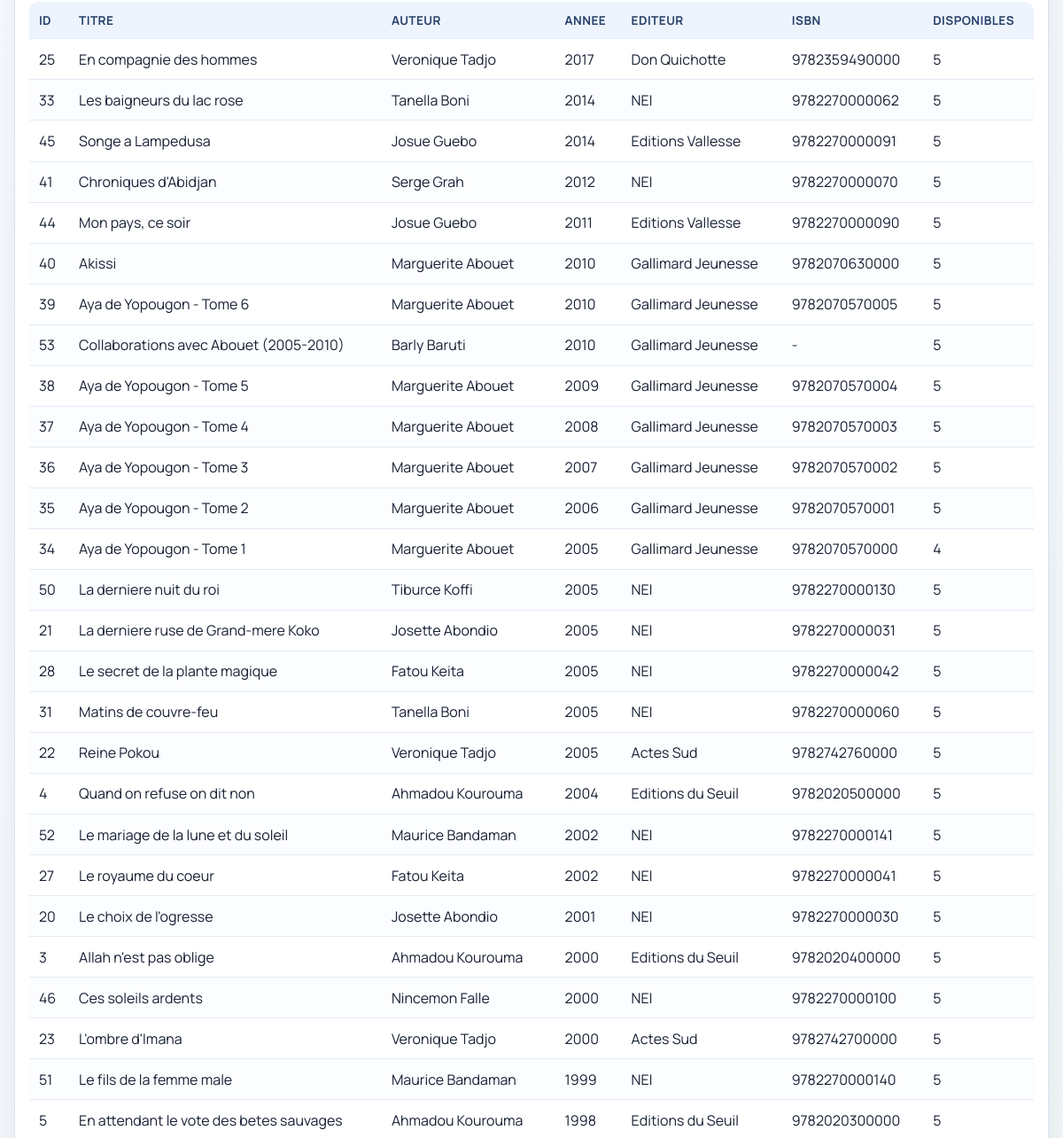
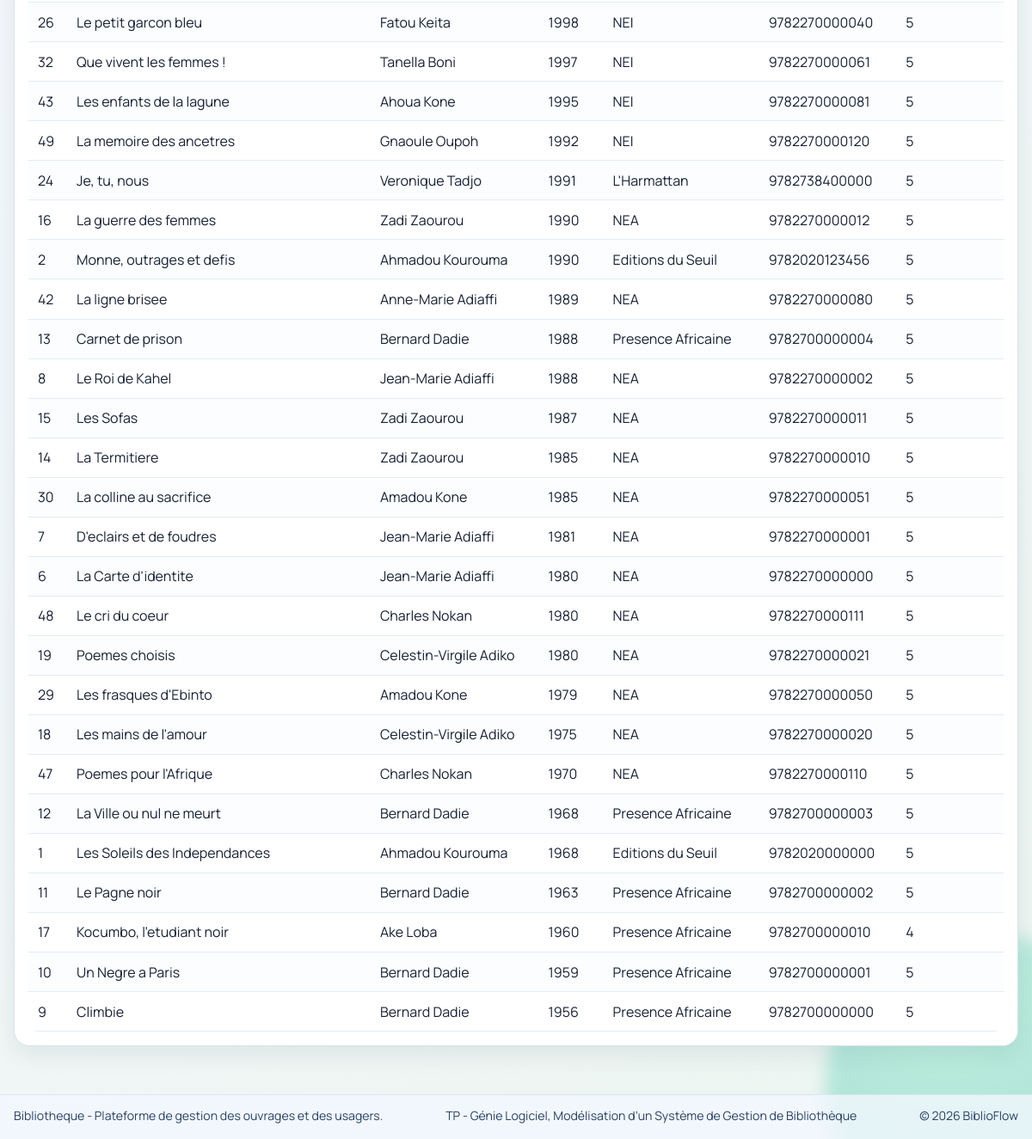
The page /catalog (signed in, lower part) on the database as committed earlier (2 pictures, top to bottom).
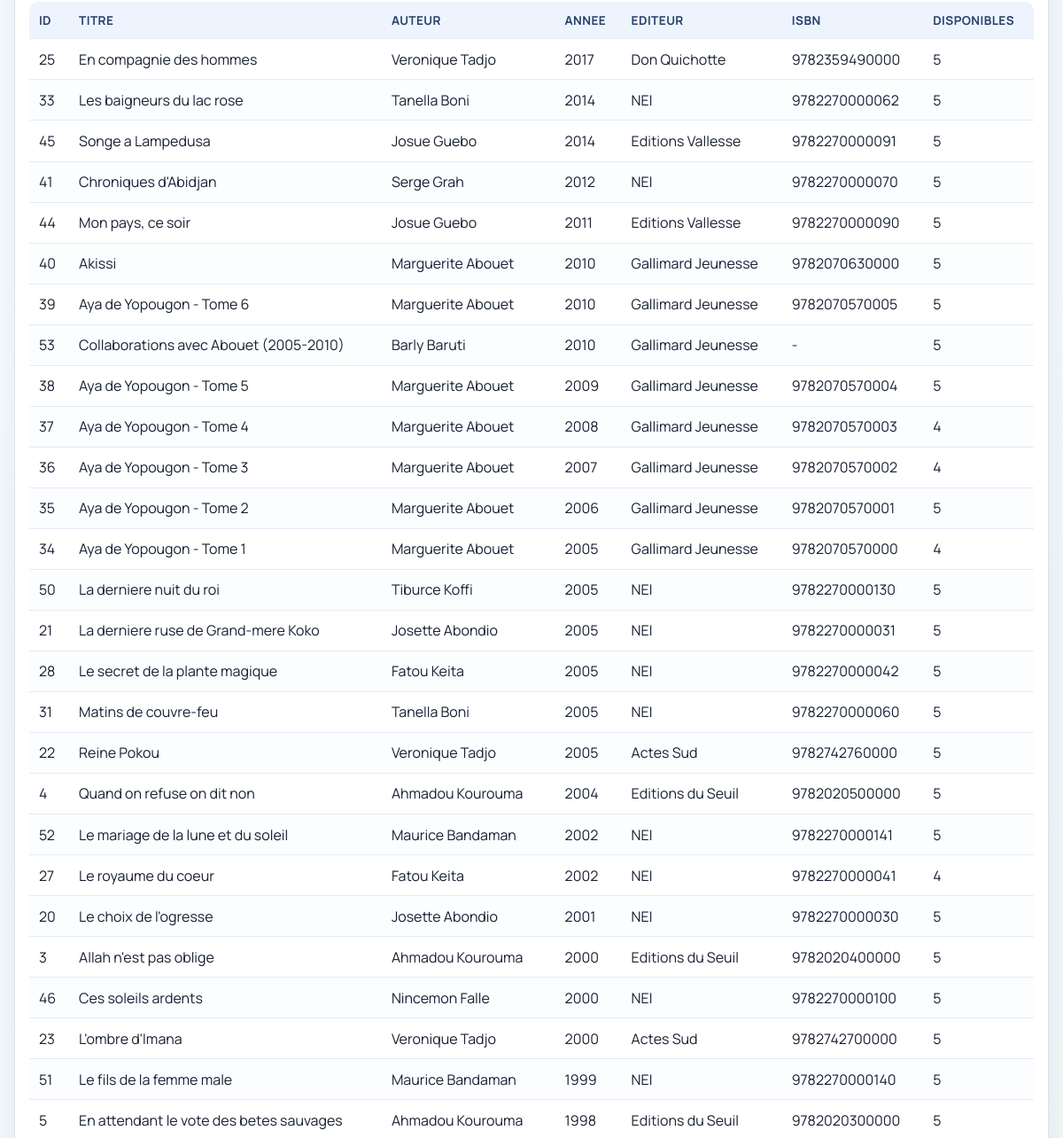
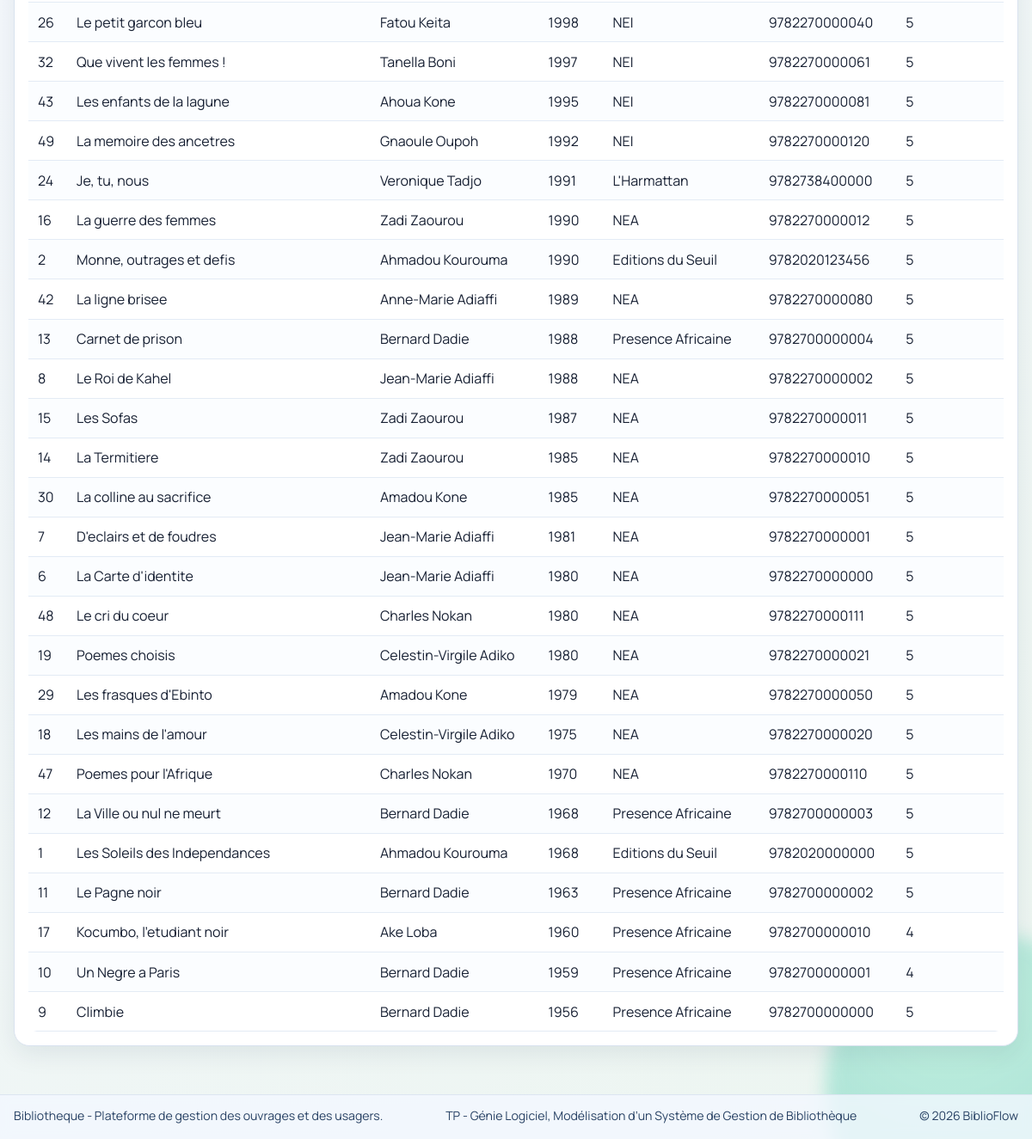
The same page on the database as committed later (2 pictures, top to bottom).
### tables this page shows
CREATE TABLE books (
                id INTEGER PRIMARY KEY AUTOINCREMENT,
                title TEXT NOT NULL,
                author TEXT NOT NULL,
                isbn TEXT UNIQUE,
                total_copies INTEGER NOT NULL CHECK(total_copies >= 0),
                available_copies INTEGER NOT NULL CHECK(available_copies >= 0)
            , publisher TEXT, publication_year INTEGER);

### app.py (the view)
@app.route("/catalog")
@login_required
def catalog():
    filters = {
        "title": request.args.get("title", "").strip(),
        "author": request.args.get("author", "").strip(),
        "isbn": request.args.get("isbn", "").strip(),
        "publisher": request.args.get("publisher", "").strip(),
        "publication_year": request.args.get("publication_year", "").strip(),
    }
    with get_db_connection() as conn:
        filtered_books = search_books(conn, **filters)
    return render_template("catalog.html", books=filtered_books, filters=filters)

### app.py (called while the page is built)
def get_db_connection() -> sqlite3.Connection:
    conn = sqlite3.connect(DB_PATH)
    conn.row_factory = sqlite3.Row
    conn.execute("PRAGMA foreign_keys = ON")
    return conn

def get_current_user() -> Optional[sqlite3.Row]:
    user_id = session.get("user_id")
    if not user_id:
        return None
    with get_db_connection() as conn:
        sync_user_suspensions(conn)
        return conn.execute("SELECT * FROM users WHERE id = ?", (user_id,)).fetchone()

def login_required(view):
    @wraps(view)
    def wrapped(*args, **kwargs):
        if not session.get("user_id"):
            flash("Veuillez vous connecter.", "error")
            return redirect(url_for("login"))
        return view(*args, **kwargs)
    return wrapped

@app.context_processor
def inject_user():
    return {"session_user": get_current_user()}

### templates/catalog.html (shortened to what this page needs)
{% extends "base.html" %}
{% block content %}
<section class="card">
    <table>
        <thead>
        <tr>
            <th>ID</th>
            <th>Titre</th>
            <th>Auteur</th>
            <th>Annee</th>
            <th>Editeur</th>
            <th>ISBN</th>
            <th>Disponibles</th>
        </tr>
        </thead>
        <tbody>
        {% for book in books %}
        <tr>
            <td>{{ book.id }}</td>
            <td>{{ book.title }}</td>
            <td>{{ book.author }}</td>
            <td>{{ book.publication_year or '-' }}</td>
            <td>{{ book.publisher or '-' }}</td>
            <td>{{ book.isbn or '-' }}</td>
            <td>{{ book.available_copies }}</td>
        </tr>
        {% else %}
        <tr>
            <td colspan="{% if session_user.role != 'admin' %}8{% else %}7{% endif %}">Aucun ouvrage trouve.</td>
        </tr>
        {% endfor %}
        </tbody>
    </table>
</section>
{% endblock %}

Rows that differ between the two databases and show on the page:
changed books "Aya de Yopougon - Tome 4": available_copies "5" → "4"
changed books "Aya de Yopougon - Tome 3": available_copies "5" → "4"
changed books "Le royaume du coeur": available_copies "5" → "4"
changed books "Un Negre a Paris": available_copies "5" → "4"
